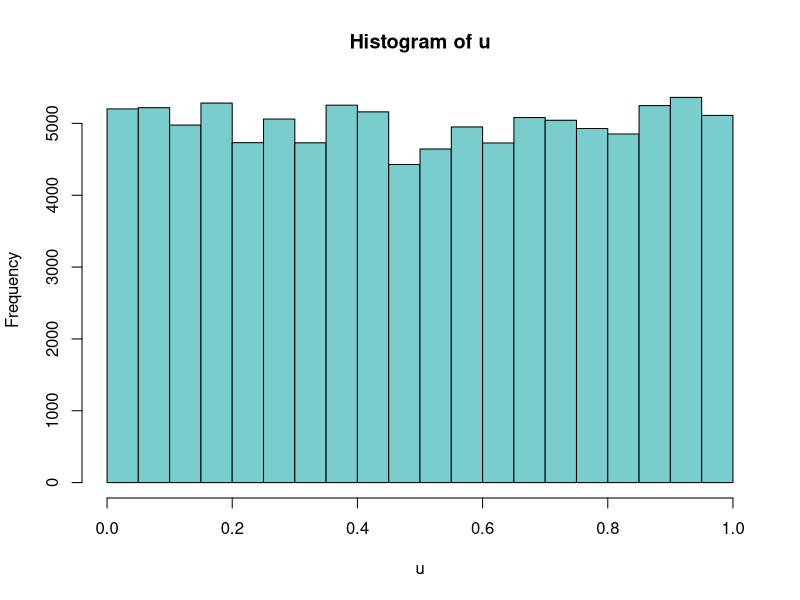
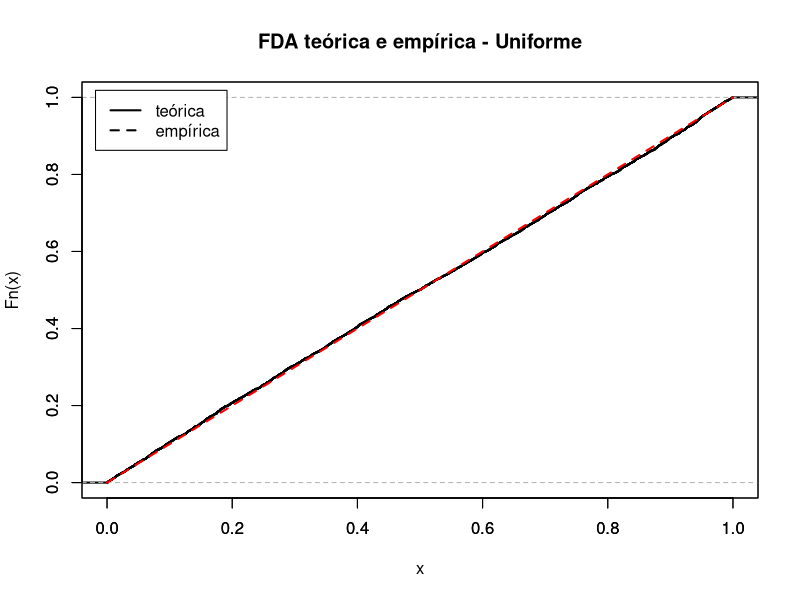

These charts were generated, in order, by the following R code: (Note: this script raises an error after producing the figures.)
##################################################################################
# ESTATISTICA COMPUTACIONAL
# TP2 - GERACAO DE VARIVEIS ALEATORIAS
# RESOLUCAO: PEDRO CARVALHO BROM
# MATRICULA: 140077567
##################################################################################

setwd("/home/pcbrom/Dropbox/Trabalho e Estudo/Estatistica/Estatística Computacional/TP2-Resolucao")

# LIMPAR MEMÓRIA
rm(list = ls(all = T))
set.seed(140077456)

##################################################################################
# Gerador de variaveis aleatorias uniformes
##################################################################################

# m, c, a argumentos de aritmetica modular
# n = tamanho da amostra

rng.unif = function(a, c, m, n) {
  v = NULL
  for (i in 1:n) {
    rng.seed = rng.seed
    rng.seed = (a*rng.seed + c) %% m
    rng.unif = rng.seed/m
    v = append(v, rng.unif)  
  }
  return(v)
}

# Defina a semente
# rng.seed = (as.numeric(Sys.time()) - floor(as.numeric(Sys.time()))) * 1e8
rng.seed = 140077456

# Invocar a funcao
m = 2^32
a = 1103515245
c = 12345
n = 10^5
# testando o gerador de v.a. uniforme
u = rng.unif(m = m, a = a, c = c, n = n)

# metricas
media.u = mean(u); media.u.real = 0.5
vies.u = media.u - media.u.real
variancia.u = var(u); variancia.u.real = 1/12
eqm.u = variancia.u + vies.u^2
se.u = sd(u)
list(medias = c("media.u" = media.u, "media.u.real" = media.u.real, "vies.u" = vies.u),
     variancias = c("variancia.u" = variancia.u, "variancia.u.real" = variancia.u.real),
     eqm.u_e_se.u = c("eqm.u" = eqm.u, "se.u" = se.u))

# confirmacao visual
hist(u, col = "darkslategray3")

plot(ecdf(u), xlim = c(0, 1), main = "", lty = 1, lwd = 2)
par(new = T)
plot(punif, col = "red", xlab = "", ylab = "", xlim = c(0, 1),
     lty = 2, lwd = 2, main = "FDA teórica e empírica - Uniforme")
legend("topleft", legend = c("teórica", "empírica"), lty = 1:2, lwd = 2, inset = 0.02)

##################################################################################
# Gerador de variaveis aleatorias de normal paadrao pelo metodo polar
##################################################################################

# n = tamanho da amostra
# mu = media
# sigma = desvio padrao

rng.norm = function(n, mu, sigma) {
  
  k = z0 = numeric(1)
  z1 = NULL
  
  while (k < n) {
    
    u1 = runif(1)
    u2 = runif(1)
    
    z0 = sqrt(-2.0 * log(u1)) * cos(2*pi*u2)
    z1 = append(z1, z0)
    k = k + 1
    
  }

  return(z1)
  
}

# testando o gerador de v.a. normal
# Invocar a funcao

N = rng.norm(n = 5000, mu = 0, sigma = 1)

# metricas
media.N = mean(N); media.N.real = mu
vies.N = media.N - media.N.real
variancia.N = var(N); variancia.N.real = sigma^2
eqm.N = variancia.N + vies.N^2
se.N = sd(N)
list(medias = c("media.N" = media.N, "media.N.real" = media.N.real, "vies.N" = vies.N),
     variancias = c("variancia.N" = variancia.N, "variancia.N.real" = variancia.N.real),
     eqm.N_e_se.N = c("eqm.N" = eqm.N, "se.N" = se.N),
     teste_de_normalidade = shapiro.test(N))

# confirmacao visual
hist(N, col = "darkslategray3", xlim = c(-4, 4))
par(new = T)
curve(dnorm, col = "red", xlab = "", ylab = "", axes = F, xlim = c(-4, 4),
      lty = 2, lwd = 2)
legend("topright", col = "red", legend = c("normal padrão"), lty = 2, lwd = 2, inset = 0.02)

plot(ecdf(N), xlim = c(-4, 4), main = "", lty = 1, lwd = 2)
par(new = T)
plot(pnorm, col = "red", xlab = "", ylab = "", xlim = c(-4, 4),
     lty = 2, lwd = 2, main = "FDA teórica e empírica - Normal padrão")
legend("topleft", legend = c("teórica", "empírica"), lty = 1:2, lwd = 2, inset = 0.02)


##################################################################################
# tabela de probabilidades acumuladas da variável normal padrão utilizando 
# (1) método de integração de Monte Carlo e 
# (2) através da probabilidade acumulada obtida pela 
#     amostra gerada pelo método polar
##################################################################################

# (1) método de integração de Monte Carlo

g = function(x) (1/(sqrt(2*pi)*1))*exp(-1/2*((x-0)/1)^2) * (x < k)
f = function(x) dt(x, 120)

# Importance Sampling
m = 10^6
theta.hat = numeric(1)
g = function(x) (1/(sqrt(2*pi)*1))*exp(-1/2*((x-0)/1)^2) * (x < k)

# Usando f: t com v = 120

z.MC = function(k) {
  x = rt(m, 120) 
  fg = g(x)/(f(x))
  theta.hat = mean(fg)
  return(theta.hat)
}

z.row = seq(from = 0, to = 3.9, by = 0.1)
z.col = seq(from = 0, to = 9, by = 1)/100

tabela.z.MC.emp = matrix(0, nrow = length(z.row), ncol = length(z.col))
rownames(tabela.z.MC.emp) = z.row; colnames(tabela.z.MC.emp) = z.col

for (i in 1:length(z.row)) {
  
  for (j in 1:length(z.col)) {
    
    k = z.row[i] + z.col[j]
    tabela.z.MC.emp[i,j] = z.MC(k)
    
  }

}


# (2) através da probabilidade acumulada obtida pela 
#     amostra gerada pelo método polar

N = rng.norm(n = 5000, mu = 0, sigma = 1)
z.row = seq(from = 0, to = 3.9, by = 0.1)
z.col = seq(from = 0, to = 9, by = 1)/100

z.N = ecdf(N)

# funcao da normal empirica
z.N.emp = function(a, b) {
  
  k = z.row[a] + z.col[b]
  l = z.N(k)
  return(l)
  
}

# funcao da normal padrao
z = function(a, b) {
  
  k = z.row[a] + z.col[b]
  l = pnorm(k)
  return(l)
  
}

tabela.N = matrix(0, nrow = length(z.row), ncol = length(z.col))
rownames(tabela.N) = z.row; colnames(tabela.N) = z.col
for (i in 1:length(z.row)) {for (j in 1:length(z.col)) {tabela.N[i,j] = z(i,j)}}

tabela.z.N.emp = matrix(0, nrow = length(z.row), ncol = length(z.col))
rownames(tabela.z.N.emp) = z.row; colnames(tabela.z.N.emp) = z.col
for (i in 1:length(z.row)) {for (j in 1:length(z.col)) {tabela.z.N.emp[i,j] = z(i,j)}}

write.table(tabela.N, "tabela.z.N.emp.txt", sep = ";", dec = ".")
write.table((tabela.N - tabela.z.N.emp)/tabela.N, "tabela.erro.rel.z.N.emp.txt", sep = ";", dec = ".")
write.table(tabela.z.MC.emp, "tabela.z.MC.emp.txt", sep = ";", dec = ".")
write.table((tabela.N - tabela.z.MC.emp)/tabela.N, "tabela.erro.rel.z.MC.emp.txt", sep = ";", dec = ".")
